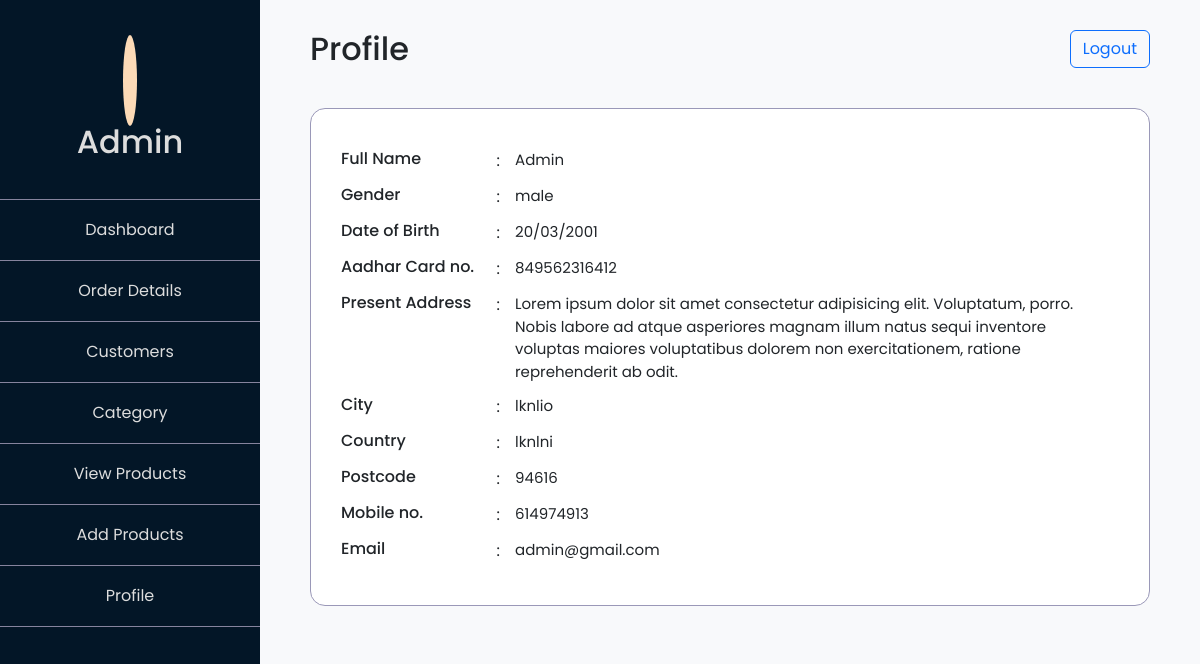
/Admin/profileDetails.php (signed in), run on the app's committed database.
### tables this page shows
CREATE TABLE `admin_user_info` (
  `sno` int(8) NOT NULL,
  `user_name` varchar(20) NOT NULL,
  `gender` varchar(10) NOT NULL,
  `date_of_birth` varchar(10) NOT NULL,
  `aadhar_card_no` bigint(15) NOT NULL,
  `address` varchar(255) NOT NULL,
  `city` varchar(20) NOT NULL,
  `country` varchar(20) NOT NULL,
  `postcode` int(10) NOT NULL,
  `mobile_no` bigint(15) NOT NULL,
  `email` varchar(50) NOT NULL,
  `password` varchar(255) NOT NULL,
  `timestamp` datetime NOT NULL DEFAULT current_timestamp()
);

### Admin/profileDetails.php (the view, shortened to what this page needs)
<!DOCTYPE html>
<html lang="en">
<head>
    <?php include('../Admin/partials/_head_link.php') ?>
</head>
<body>
    <section id="main">
        <?php include('../Admin/partials/_sideMenuBar.php') ?>
        <div class="profileInfo_container right_container">
            <div class="header">
                <h2>Profile</h2>
                <button type="button" class="btn btn-outline-primary" onclick="logout()">Logout</button>
            </div>
            <?php
            include('partials/_dbconnect.php');
            $sql = "SELECT * FROM `admin_user_info` WHERE `sno`= " . $_SESSION['admin_id'];
            $result = mysqli_query($conn, $sql);
            $row = mysqli_fetch_assoc($result);
            echo '<div id="profile_details">
                    <div>
                        <h6>Full Name </h6>
                        <span>:</span>
                        <p> ' . $row['user_name'] . '</p>
                    </div>
                    <div>
                        <h6>Gender </h6>
                        <span>:</span>
                        <p> ' . $row['gender'] . '</p>
                    </div>
                    <div>
                        <h6>Date of Birth </h6>
                        <span>:</span>
                        <p> ' . $row['date_of_birth'] . '</p>
                    </div>
                    <div>
                        <h6>Aadhar Card no. </h6>
                        <span>:</span>
                        <p> ' . $row['aadhar_card_no'] . '</p>
                    </div>
                    <div>
                        <h6>Present Address </h6>
                        <span>:</span>
                        <p> ' . $row['address'] . '</p>
                    </div>
                    <div>
                        <h6>City </h6>
                        <span>:</span>
                        <p> ' . $row['city'] . '</p>
                    </div>
                    <div>
                        <h6>Country </h6>
                        <span>:</span>
                        <p> ' . $row['country'] . '</p>
                    </div>
                    <div>
                        <h6>Postcode </h6>
                        <span>:</span>
                        <p> ' . $row['postcode'] . '</p>
                    </div>
                    <div>
                        <h6>Mobile no. </h6>
                        <span>:</span>
                        <p> ' . $row['mobile_no'] . '</p>
                    </div>
                    <div>
                        <h6>Email </h6>
                        <span>:</span>
                        <p> ' . $row['email'] . '</p>
                    </div>
                </div>';
            ?>
        </div>
    </section>
</body>
</html>

### Admin/css/style.css (style rules this page uses)
* { margin: 0; padding: 0; box-sizing: border-box; font-family: 'Poppins', sans-serif; }
html { font-size: 16px; background-color: #f8f9fb; }
body { width: 100%; }
#main { width: 100%; display: flex; position: relative; background-color: #f8f9fb; }
.right_container { width: 100%; padding: 0 50px 30px 310px; }
.header { display: flex; align-items: center; justify-content: space-between; margin: 30px 0 40px; }
.header h2 { margin: 0; }
#profile_details { background-color: #fff; border: 1px solid #9a98b8; border-radius: 15px; padding: 40px 30px 30px; }
#profile_details div { display: flex; margin-bottom: 12px; }
#profile_details h6 { display: inline-block; width: 20%; margin: 0; }
#profile_details span { display: inline-block; margin: 0 15px 0 0; }
#profile_details p { display: inline-block; width: 75%; margin: 0; font-size: 15px; }

### data on the page
admin_user_info: user_name "Admin", gender "male", date_of_birth "20/03/2001", aadhar_card_no "849562316412", address "Lorem ipsum dolor sit amet consectetur adipisicing elit. Voluptatum, porro. Nobis labore ad atque asperiores magnam illum natus sequi inventore voluptas maiores voluptatibus dolorem non exercitationem, ratione reprehenderit ab odit.", city "lknlio", country "lknlni", postcode "94616", mobile_no "614974913", email "admin@gmail.com"

### other printed values
$_SESSION['admin_name'] "Admin"
